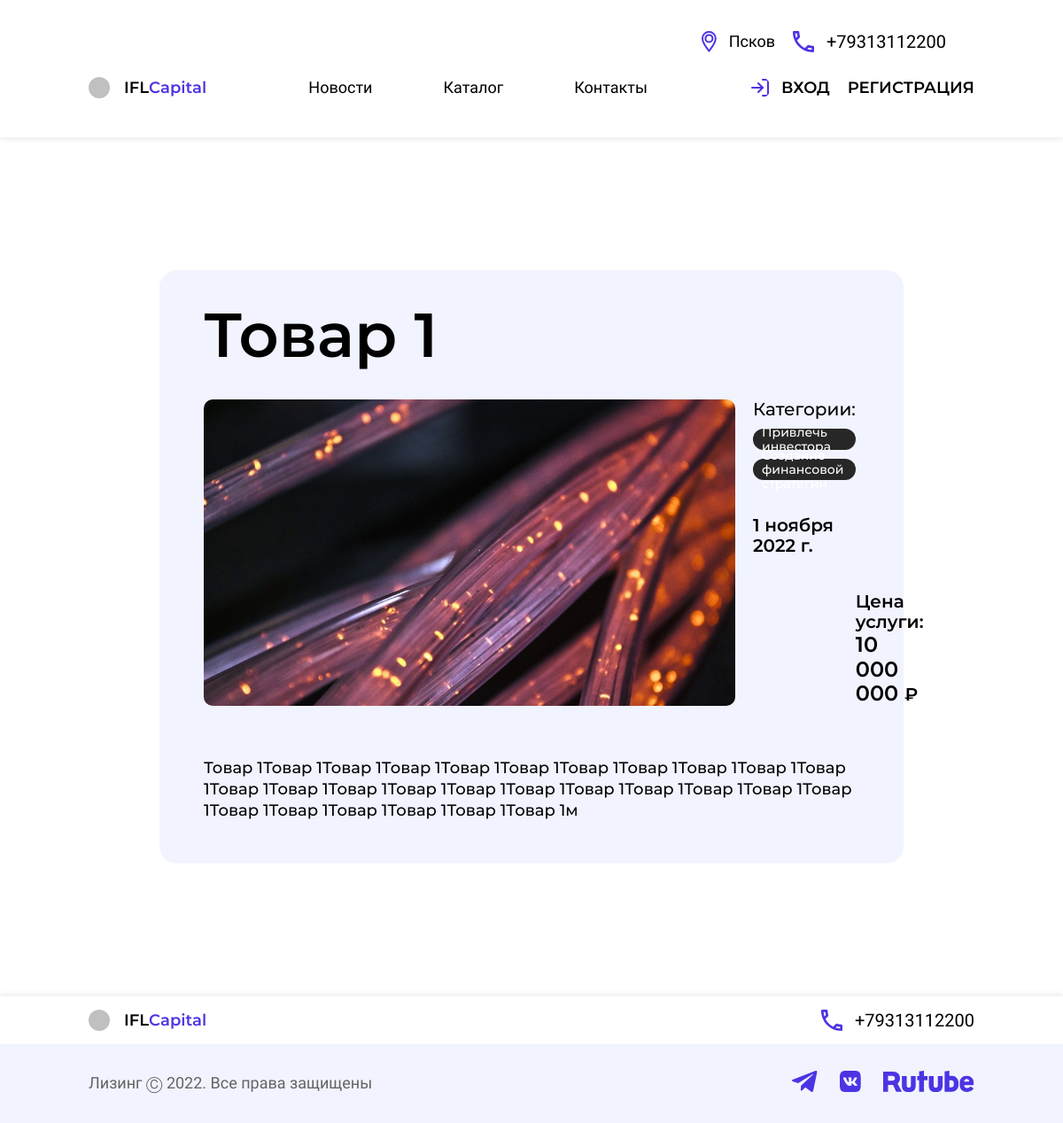
The app's page /services/1/ with its own data.
### main/models.py (models this page shows, shortened)
class Services(models.Model):
    title = models.CharField('Название', max_length=100)
    description = models.TextField('Описание')
    price = models.PositiveIntegerField('Цена')
    photo = models.ImageField('Фото' ,upload_to='servicePhoto/%Y/%m/%d/', null=True)
    categories = models.ManyToManyField(CategoriesServices, verbose_name="Категория")
    date_create = models.DateField('Дата создания', auto_now_add=True)
    class Meta:
        verbose_name = 'Услуга'
        verbose_name_plural = 'Услуги'
        ordering=['-date_create']

class CategoriesServices(models.Model):
    ATTRACT_INVESTOR = 'ATR_INV'
    CREATE_FUNDING_STRATEGY = 'CREA_FUND_STAT'
    SEARCH_INVESTMENT_PROJECT = 'SEAR_INVEST_PROJ'
    CATEGORIES = [
        (ATTRACT_INVESTOR, 'Привлечь инвестора'),
        (CREATE_FUNDING_STRATEGY, 'Создание финансовой стратегии'),
        (SEARCH_INVESTMENT_PROJECT, 'Поиск инвестиционного проекта'),
    ]
    category = models.CharField('Категория услуги', max_length=20, choices=CATEGORIES, default='ATTRACT_INVESTOR')
    def __str__(self):
        if (self.category == self.ATTRACT_INVESTOR):
            return 'Привлечь инвестора'
        elif (self.category == self.CREATE_FUNDING_STRATEGY):
            return 'Создание финансовой стратегии'
        elif (self.category == self.SEARCH_INVESTMENT_PROJECT):
            return 'Поиск инвестиционного проекта'
    class Meta:
        verbose_name = 'Категория услуги'
        verbose_name_plural = 'Категории услуг'

### main/views.py (the view)
# urls.py: path('services/<int:services_id>/', views.servicesDetailPage.as_view(), name='servicesDetail'),
class servicesDetailPage(DetailView):
    model = Services
    template_name = "main/pages/detailPage/detailPage.html"
    pk_url_kwarg = 'services_id'
    context_object_name: 'props'
    http_method_names = ['post', 'get']
    def get_context_data(self, **kwargs: any) -> dict[str, any]:
        context = super().get_context_data(**kwargs)
        context['mainConfig'] = setConfig(self.request, 'servicesDetail')
        context['inCart'] = Cart.inCart(Cart(self.request), get_object_or_404(Services, id=self.kwargs.get('services_id')))
        return context

### main/cart.py (called while the page is built)
    def inCart(self, service):
        if str(service.id) not in self.cart:
            return False;
        else:
            return True;

### main/views.py (called while the page is built)
def setConfig(request, path=False):
    topImage = ''
    returnObj = {}
    for key, item in topImages.items():
        if not path :
            if (''.join(list(request.get_full_path().split('/')))) == key:
                topImage = item
        else:
            if path == key:
                topImage = item
    if topImage:
        returnObj = {**mainConfig, 'topImage': topImage}
    else:
        returnObj = {**mainConfig, 'topImage': False}
    if request.user.is_authenticated:
        if isAdmin(request.user):
            returnObj = {**returnObj, 'role': 'Admin'}
        elif isManager(request.user):
            returnObj = {**returnObj, 'role': 'Manager'}
        elif isClient(request.user):
            returnObj = {**returnObj, 'role': 'Client', 'cartLength': len(Cart(request).cart)}
    else: returnObj = {**returnObj, 'role': 'Anonym'}
    return returnObj

### main/templates/main/pages/detailPage/detailPage.html (shortened to what this page needs)
{% extends '../../layouts/default.html' %}
{% load static %}
{% block styles %}
    <link rel="stylesheet" href={% static 'styles/pages/detailPages/detailPages.css' %}>
    {% if object.price or addCommentform %}
        <link rel="stylesheet" href={% static "styles/UI/Input/Input.css" %}>
        <link rel="stylesheet" href={% static "styles/UI/Button/Button.css" %}>
    {% endif %}
{% endblock %}
{% block content %}
    <section class="detail-page">
        <div class="container">
            {% include "../../components/DetailBlock/DetailBlock.html" with object=object inCart=inCart %}
        </div>
    </section>
{% endblock %}

### main/templates/main/layouts/default.html (shortened to what this page needs)
<!DOCTYPE html>
{% load static %}
<html lang="ru">
<head>
    <link rel="stylesheet" href={% static "styles/default/normalize.css" %}>
    <link rel="stylesheet" href={% static "styles/default/fonts.css" %}>
    <link rel="stylesheet" href={% static "styles/default/style.css" %}>
    <link rel="stylesheet" href={% static "styles/default/titles.css" %}>
    <link rel="stylesheet" href={% static "styles/UI/Logo/Logo.css" %}>
    <link rel="stylesheet" href={% static "styles/UI/Phone/Phone.css" %}>
    <link rel="stylesheet" href={% static "styles/components/Header/Header.css" %}>
    <link rel="stylesheet" href={% static "styles/components/Footer/Footer.css" %}>
    <link rel="stylesheet" href={% static "styles/components/TopSection/TopSection.css" %}>
    {% block styles %}{% endblock %}
</head>
<body>
    <header class="header">
        <div class="container">
            <div class="header-info">
                <div class="header-info__wrapper">
                    <div class="header-info-item">
                        <img src="{% static "images/icons/location.svg" %}" alt="location" />
                        <span>Псков</span>
                    </div>
                    {% include "../UI/Phone/Phone.html" with phone=mainConfig.mainPhone %}
                </div>
            </div>
            <div class="header-main">
                {% include "../UI/Logo/Logo.html" %}
                {% include "../UI/HeaderMenu/HeaderMenu.html" with role=mainConfig.role cartLength=mainConfig.cartLength %}
                <div class="header-main-account">
                    <div class="header-main-account_disable">
                        {% if request.user.is_authenticated %}
                            <a href='#' class="header-main-account">
                                <span>{{user.username}}</span>
                            </a>
                            <a href={% url 'logout' %}>
                                <img src={% static 'images/icons/login.svg' %} alt="login" />
                                <span>Выход</span>
                            </a>
                        {% else %}
                            <a href={% url 'login' %}>
                                <img src={% static 'images/icons/login.svg' %} alt="login" />
                                <span>Вход</span>
                            </a>
                            <a href={% url 'registration' %} class="header-main-account">
                                <span>Регистрация</span>
                            </a>
                        {% endif %}
                    </div>
                </div>
            </div>
        </div>
    </header>
    <div class="content">
        {% block content %}{% endblock %}
    </div>
    <footer class="footer">
        <div class="container">
            <div class="footer-top">
                {% include "../UI/Logo/Logo.html" %}
                {% include "../UI/Phone/Phone.html" with phone=mainConfig.mainPhone %}
            </div>
        </div>
        <div class="container">
            <div class="footer-bottom">
                <div class="footer-bottom-links">
                    <div class="footer-bottom-links__copyright">Лизинг Ⓒ 2022. Все права защищены</div>
                    <div class="footer-bottom-links__wrapper">
                        <div class="footer-bottom-links-social">
                            <a href="https://web.telegram.org/z/" target="_blank" rel="nofollow">
                                <img src="{% static "images/social/telegram.svg" %}" alt="telegram" />
                            </a>
                            <a href="https://vk.com/" target="_blank" rel="nofollow">
                                <img src="{% static "images/social/vk.svg" %}" alt="vk" />
                            </a>
                            <a href="https://rutube.ru/" target="_blank" rel="nofollow">
                                <img src="{% static "images/social/rutube.svg" %}" alt="rutube" />
                            </a>
                        </div>
                    </div>
                </div>
            </div>
        </div>
    </footer>
</body>
</html>

### main/templates/main/UI/Phone/Phone.html
{% load static %}
<a href='tel:{{phone.valueHref}}' class="phone" rel="nofollow">
    <img src="{% static "images/icons/phone.svg" %}" alt="phone" />
    <span>{{phone.valueHref}}</span>
</a>

### main/templates/main/UI/Logo/Logo.html
<a href="{% url 'main' %}" class="logo">
    <div class='logo__circle'></div>
    IFL<span>Capital</span>
</a>

### main/templates/main/UI/HeaderMenu/HeaderMenu.html (shortened to what this page needs)
<nav class='header-main-menu'>
    <ul>
        <li class="header-main-menu__button">
            <a href="{% url 'news' %}">Новости</a>
        </li>
        <li class="header-main-menu__button">
            <a href="{% url 'services' %}">Каталог</a>
        </li>
        <li class="header-main-menu__button">
            <a href="{% url 'contacts' %}">Контакты</a>
        </li>
    </ul>
</nav>

### main/templates/main/components/TopSection/TopSection.html (shortened to what this page needs)
{% load static %}

### main/templates/main/components/DetailBlock/DetailBlock.html (shortened to what this page needs)
{% load static %}
<div class="detail-page__wrapper">
    <h1 class="title title_detail-page">{{object.title}}</h1>
    <div class="detail-page-block">
        <div class="detail-page-block__wrapper">
            {% if object.photo %}
                <img src="{{object.photo.url}}" alt="detail new">
            {% else %}
                {% if object.price %}
                    <img src="{% static "images/services/default.png" %}" alt="detail service">
                {% else %}
                    <img src="{% static "images/news/default.png" %}" alt="detail new">
                {% endif %}
            {% endif %}
            <div class="detail-page-info">
                <div class="detail-page-info-block">
                    <div class="detail-page-categories">
                        <div class="detail-page-categories__title">Категории:</div>
                        {% for category in object.categories.all %}
                            <div class="detail-page-categories-item">{{category}}</div>
                        {% endfor %}
                    </div>
                    <div class="detail-page__date">{{object.date_create}}</div>
                </div>
                {% if object.price %}
                    <div class="detail-page-info-block">
                        <div class="detail-page__price">Цена услуги: <span data-number_split>{{object.price}}</span> ₽</div>
                    </div>
                {% endif %}
            </div>
        </div>
        <div class="detail-page-block__description">{{object.description|linebreaks}}</div>
    </div>
</div>

### main/static/styles/default/style.css (style rules this page uses)
body { display: flex; flex-direction: column; background: #FFFFFF; font-family: "Montserrat", sans-serif; background: #FFFFFF; min-height: 100%; }
html { height: 100%; }
.container { padding: 0 180px; }
.header .container, .footer .container { padding: 0 100px; }
section { margin: 100px 0; }
.content { padding: 50px 0; }
a { text-decoration: none; cursor: pointer; color: #000000; }

### main/static/styles/default/titles.css (style rules this page uses)
.title { color: #000000; margin: 0; line-height: normal; }
h1.title { font-weight: 600; font-size: 70px; font-variant: small-caps; }

### main/static/styles/UI/Logo/Logo.css (style rules this page uses)
.logo { display: flex; align-items: center; font-weight: 600; color: #000000 !important; }
.logo__circle { width: 24px; height: 24px; margin-right: 16px; border-radius: 50%; background: #C0C0C0; }
.logo span { color: #4C34E4 !important; }

### main/static/styles/UI/Phone/Phone.css (style rules this page uses)
.phone { cursor: pointer; display: flex; align-items: center; color: #000000 !important; }
.phone img { margin-right: 14px; }
.phone span { font-size: 20px; font-weight: 400; }

### main/static/styles/components/Header/Header.css (style rules this page uses)
.header { width: 100%; padding: 35px 0; font-size: 18px; font-weight: 400; color: #000000; box-shadow: 0px 4px 4px rgba(0, 0, 0, 0.05); }
.header-info { display: flex; align-items: center; justify-content: flex-end; padding-right: 32px; }
.header-info__wrapper { display: flex; align-items: center; }
.header-info-item { cursor: pointer; display: flex; align-items: center; }
.header-info-item img { margin-right: 14px; }
.header-info-item:nth-child(1) { margin-right: 20px; }
.header-main { display: flex; align-items: center; margin-top: 20px; justify-content: space-between; }
.header-main-menu ul { display: flex; align-items: center; margin: 0; padding: 0; }
.header-main-menu ul li { list-style-type: none; }
.header-main-menu ul a { padding: 10px 20px; }
.header-main-menu ul a:last-child { margin-right: 0; }
.header-main-menu__button { padding: 10px 20px; cursor: pointer; }
.header-main-account { font-weight: 600; text-transform: uppercase; }
.header-main-account_disable { display: flex; align-items: center; }
.header-main-account_disable a { display: flex; align-items: center; justify-content: flex-end; }
.header-main-account_disable a img { width: 24px; height: 100%; border-radius: 50%; margin-right: 12px; }
.header-main-account_disable a:nth-child(2) { margin-left: 20px; }

### main/static/styles/components/Footer/Footer.css (style rules this page uses)
.footer { box-shadow: 0px -4px 4px rgba(0, 0, 0, 0.05); font-size: 18px; font-weight: 400; color: #646464; margin-top: auto; }
.footer a { color: #646464; }
.footer .container:nth-child(2) { background: #F1F3FF; }
.footer-top { padding: 15px 0px; display: flex; align-items: center; justify-content: space-between; }
.footer-bottom { padding: 30px 0; background: #F1F3FF; }
.footer-bottom-links { display: flex; align-items: center; justify-content: space-between; }
.footer-bottom-links__wrapper { display: flex; align-items: center; }
.footer-bottom-links-social { display: flex; }
.footer-bottom-links-social a { cursor: pointer; margin-right: 25px; }
.footer-bottom-links-social a:last-child { margin-right: 0; }

### main/static/styles/pages/detailPages/detailPages.css (style rules this page uses)
.detail-page { font-weight: 500; }
.detail-page__wrapper { padding: 30px 50px; border-radius: 20px; background: #F1F3FF; }
.detail-page-block { display: flex; flex-direction: column; margin-top: 30px; }
.detail-page-block__wrapper { display: flex; margin-bottom: 40px; }
.detail-page-block__wrapper img { border-radius: 10px; margin-right: 20px; max-width: 600px; }
.detail-page-block__description { font-size: 18px; line-height: 24px; word-break: break-word; }
.detail-page-info { display: flex; width: 100%; justify-content: space-between; }
.detail-page-info-block { display: flex; flex-direction: column; }
.detail-page-info-block:nth-child(2) { justify-content: flex-end; width: 50%; }
.detail-page-categories__title { font-size: 20px; }
.detail-page-categories-item { color: #FFFFFF; height: 24px; width: -moz-fit-content; width: fit-content; padding: 0 10px; display: flex; justify-content: center; align-items: center; background: #272727; border-radius: 14px; font-size: 14px; margin-top: 10px; }
.detail-page__date { font-size: 20px; font-weight: 600; margin-top: 40px; }
.detail-page__price { font-size: 20px; font-weight: 600; }
.detail-page__price span { font-size: 24px; }

### records on screen
Services: title "Товар 1", photo (placeholder picture), date_create "1 ноября 2022 г.", price "10 000 000", description "Товар 1Товар 1Товар 1Товар 1Товар 1Товар 1Товар 1Товар 1Товар 1Товар 1Товар 1Товар 1Товар 1Товар 1Товар 1Товар 1Товар 1Товар 1Товар 1Товар 1Товар 1Товар 1Товар 1Товар 1Товар 1Товар 1Товар 1Товар 1м"
CategoriesServices: category "Привлечь инвестора"
CategoriesServices: category "Создание финансовой стратегии"

### other values on screen
{{ phone.valueHref }} "+79313112200 +79313112200"
